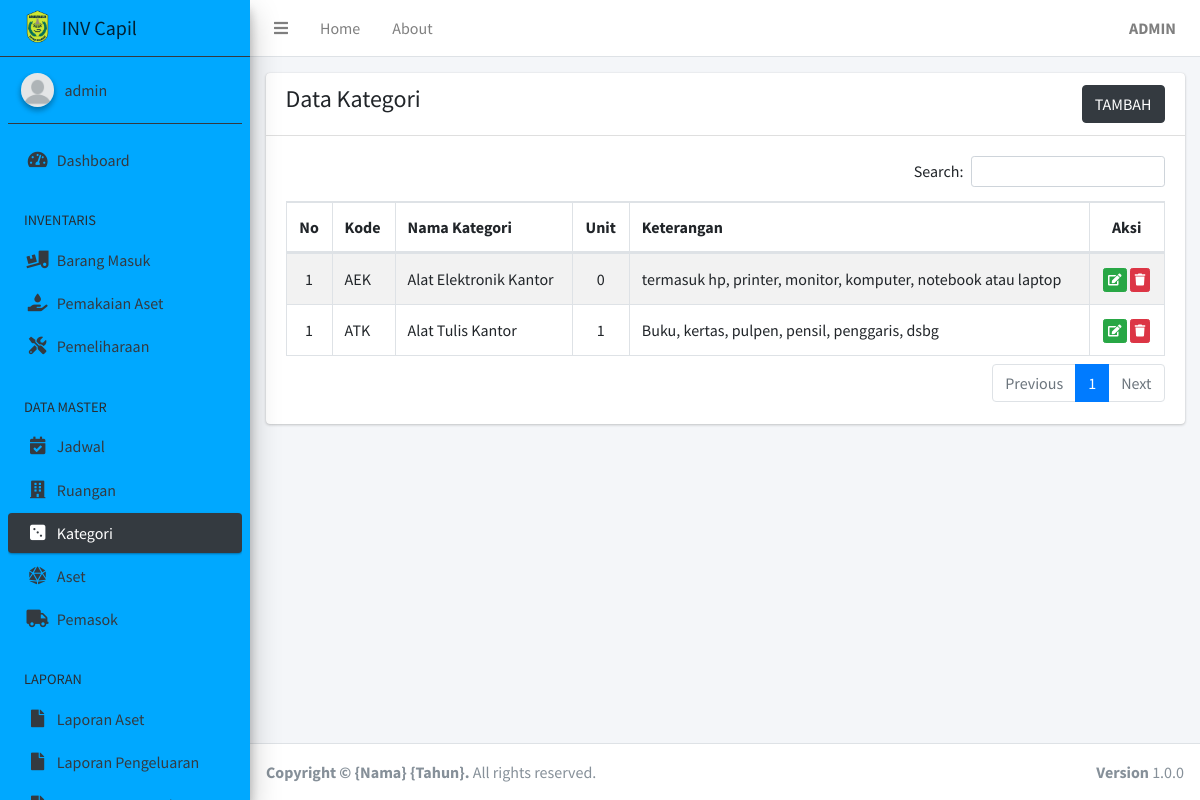
Screenshot of /data_kategori.php (signed in) with the database file from the repository.
### tables this page shows
CREATE TABLE `kategori` (
  `id` int(6) NOT NULL,
  `kode` char(8) DEFAULT NULL,
  `nama` varchar(50) DEFAULT NULL,
  `unit` int(3) DEFAULT NULL,
  `keterangan` text DEFAULT NULL
);

### data_kategori.php (the view, shortened to what this page needs)
<?php
require_once "layouts/header.php";
require_once "app/koneksi.php";
?>
<div class="row">
  <div class="col-12">
    <div class="card">
      <div class="card-header">
        <div class="row">
          <div class="col-md-6">
            <h4>Data Kategori</h4>
          </div>
          <div class="col-md-6 text-right">
            <a href="#" class="btn btn-primary" data-toggle="modal" data-target="#formModal">TAMBAH</a>
          </div>
        </div>
      </div>
      <div class="card-body">
        <table id="datatable" class="table table-bordered table-striped">
          <thead>
            <tr>
              <th class="text-center">No</th>
              <th>Kode</th>
              <th>Nama Kategori</th>
              <th class="text-center">Unit</th>
              <th>Keterangan</th>
              <th class="text-center">Aksi</th>
            </tr>
          </thead>
          <tbody>
            <?php
            $no = 1;
            $kategori = $conn->query("SELECT * FROM kategori");
            while ($data = $kategori->fetch_assoc()) :
            ?>
              <tr>
                <td class="text-center"><?= $no; ?></td>
                <td class="text-uppercase"><?= $data['kode'] ?></td>
                <td><?= $data['nama'] ?></td>
                <td class="text-center"><?= $data['unit'] ?></td>
                <td><?= $data['keterangan'] ?></td>
                <td class="text-center">
                  <a href="#" class="btn btn-success btn-xs" data-toggle="modal" data-target="#formModal" onclick='editForm(`<?= json_encode($data) ?>`)'>
                    <i class="fas fa-edit"></i>
                  </a>
                  <a href="#" class="btn btn-danger btn-xs" data-toggle="modal" data-target="#deleteModal" onclick='deleteModal(`hapus_kategori.php?id=<?= $data["id"] ?>`, `Kategori: [<?= $data["kode"] ?>] <?= $data["nama"] ?>`)'>
                    <i class="fas fa-trash"></i>
                  </a>
                </td>
              </tr>
            <?php endwhile; ?>
          </tbody>
        </table>
      </div>
    </div>
  </div>
</div>
<?php require_once "layouts/footer.php" ?>

### assets/css/style.css (style rules this page uses)
.btn-primary { background-color: #343a40; border-color: #343a40; }
.table tr td { vertical-align: middle; }

### rows the page displays
kategori: kode "AEK", nama "Alat Elektronik Kantor", unit "0", keterangan "termasuk hp, printer, monitor, komputer, notebook atau laptop"
kategori: kode "ATK", nama "Alat Tulis Kantor", unit "1", keterangan "Buku, kertas, pulpen, pensil, penggaris, dsbg"

### other values shown
$user['nama'] "ADMIN"
$user['username'] "admin"
